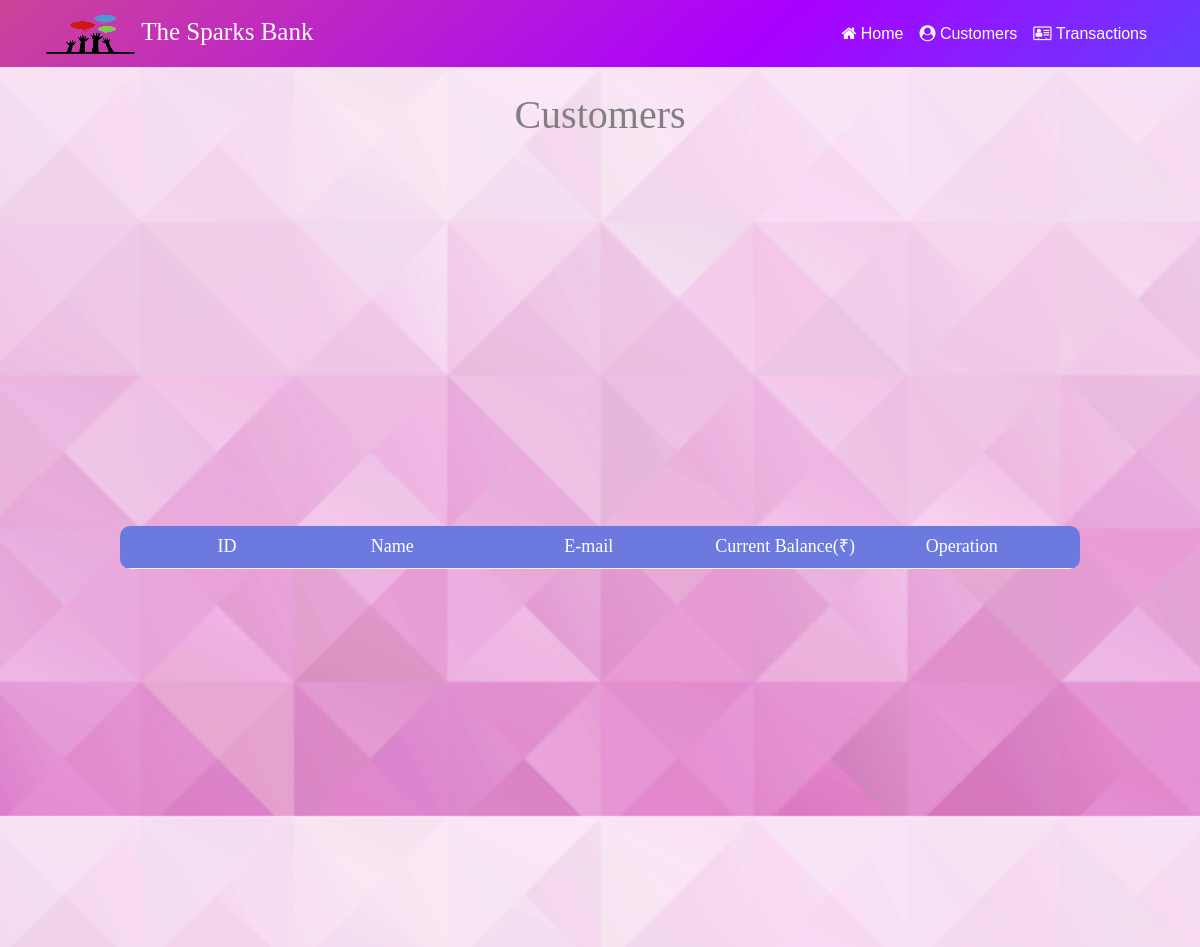
Before: /customers.php with the older database file.
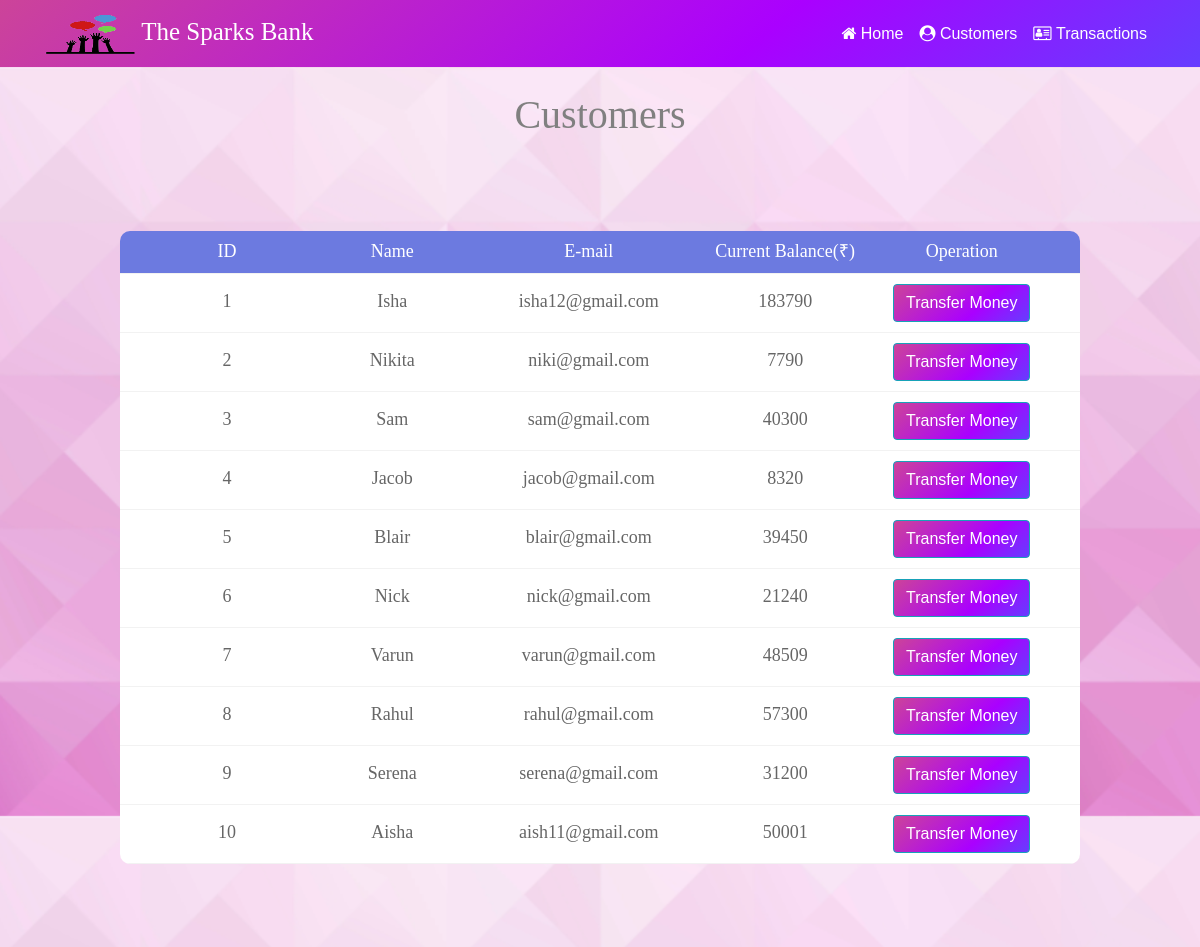
After: the same page with the newer database file.
### tables this page shows
CREATE TABLE `customers` (
  `ID` int(3) NOT NULL,
  `Name` text NOT NULL,
  `Email` varchar(30) NOT NULL,
  `Balance` int(8) NOT NULL
);

### customers.php (the view, shortened to what this page needs)
<!DOCTYPE html>
<html lang="en">
<head>
  <link rel="stylesheet" href="https://maxcdn.bootstrapcdn.com/bootstrap/4.0.0/css/bootstrap.min.css">
   <link rel="stylesheet" href="https://cdnjs.cloudflare.com/ajax/libs/font-awesome/4.7.0/css/font-awesome.min.css">
 <link rel="stylesheet" type="text/css" href="css/table.css">
</head>
<body>
<header class="site-header clearfix">
 <nav class="navbar navbar-expand-lg navbar sticky-top">
  <div class="container">
     <a class="navbar-brand text-white" href="#"><img class="logo" src="img/logo-bg.png">&nbsp;The Sparks Bank</a>
    <div class="collapse navbar-collapse" id="navbarSupportedContent">
      <ul class="navbar-nav ml-auto mb-2 mb-lg-0">
        <li class="nav-item">
          <a class="nav-link active text-white" aria-current="page" href="index.php"><i class="fa fa-home" aria-hidden="true"></i>&nbsp;Home</a>
        </li>
        <li class="nav-item">
          <a class="nav-link active text-white" aria-current="page" href="customers.php"><i class="fa fa-user-circle" aria-hidden="true"></i>&nbsp;Customers</a>
        </li>
        <li class="nav-item">
          <a class="nav-link active text-white" aria-current="page" href="transaction.php"><i class="fa fa-address-card-o" aria-hidden="true"></i>&nbsp;Transactions</a>
        </li>
       </ul>
  </div>
  </div>
</nav>
</header>
<div class="bg">
    <h1 class="text-center pt-4" style="color:grey;font-family: cursive;font-weight:lighter;">Customers</h1>
 <div class="limiter">
        <div class="container-table100">
    <?php
include 'config.php';
$query = "SELECT * FROM customers ";
$result = mysqli_query($conn,$query);
?>
            <div class="wrap-table100">
                    <div class="table">
                        <div class="row header">
                            <div class="cell">
                                ID
                            </div>
                            <div class="cell">
                                Name
                            </div>
                            <div class="cell">
                                E-mail
                            </div>
                            <div class="cell">
                                Current Balance(&#8377)
                            </div>
              <div class="cell">
                            Operation
                            </div>
                        </div>
            <?php
                    while($rows=mysqli_fetch_assoc($result)){
?>
                <div class="row">
                            <div class="cell" data-title="ID">
                            <?php echo $rows['ID'] ?>
                            </div>
                            <div class="cell" data-title="Name">
              <?php echo $rows['Name'] ?>
                            </div>
                            <div class="cell" data-title="E-mail">
              <?php echo $rows['Email'] ?>
                            </div>
                            <div class="cell" data-title="Current Balance(&#8377)">
              <?php echo $rows['Balance'] ?>
                            </div>
              <div class="cell" data-title="Operation">
                            <a href="custinfo.php?ID= <?php echo $rows['ID'] ;?>"> <button style="background-color: #663dff;
background-image: linear-gradient(319deg, #663dff 0%, #aa00ff 37%, #cc4499 100%);" type="button" class="btn btn-info">Transfer Money</button></a>
                            </div>
                        </div>
            <?php
                    }
                ?>
                        </div>
                    </div>
            </div>
        </div>
    </div>
</body>
</body>
</html>

### css/table.css (style rules this page uses)
* { padding: 0; margin: 0; box-sizing: border-box; font-family: sans-serif; }
body { margin:0; padding:0; font-family: 'Anton', sans-serif; font-family: 'Pacifico', cursive; min-height: 100vh; }
* { margin: 0px; padding: 0px; box-sizing: border-box; }
body, html { height: 100%; font-family: sans-serif; }
.limiter { width: 100%; margin: 0 auto; }
.container-table100 { width: 100%; min-height: 100vh; display: flex; align-items: center; justify-content: center; flex-wrap: wrap; padding: 33px 30px; }
.wrap-table100 { width: 960px; border-radius: 10px; overflow: hidden; }
.table { width: 100%; display: table; margin: 0; }
.row { display: table-row; background: #fff; }
.row.header { color: #ffffff; background: #6c7ae0; }
.cell { display: table-cell; }
.row .cell { font-family: Poppins-Regular; font-size: 18px; color: #666666; line-height: 1.2; text-align: center; padding-top: 10px; padding-bottom: 10px; border-bottom: 1px solid #f2f2f2; }
.row.header .cell { font-family: Poppins-Regular; font-size: 18px; color: #fff; line-height: 1.2; text-align: center; padding-top: 10px; padding-bottom: 10px; }
.row .cell:nth-child(1) { width: 170px; padding-left: 40px; align-items: center; }
.row .cell:nth-child(2) { width: 192px; text-align: center; }
.row .cell:nth-child(3) { width: 192px; text-align: center; }
.row .cell:nth-child(4) { width: 192px; align-items: center; }
.row .cell:nth-child(5) { width: 192px; padding-right: 40px; align-items: center; }
.table, .row { width: 100% ; }

### customers.php (style rules this page uses)
.site-header { background-color: #663dff; background-image: linear-gradient(319deg, #663dff 0%, #aa00ff 37%, #cc4499 100%); }
.bg { background-image: url("img/bg.png"); background-size: contain; }
.logo { width:90px; height:40px; }
.navbar-brand { font-family: cursive; font-size: 25px; padding-left: 0px; }
button { transition: 1.5s; }

Changed rows visible on the page:
added customers: ID "1", Name "Isha", Email "isha12@gmail.com", Balance "183790"
added customers: ID "2", Name "Nikita", Email "niki@gmail.com", Balance "7790"
added customers: ID "3", Name "Sam", Email "sam@gmail.com", Balance "40300"
added customers: ID "4", Name "Jacob", Email "jacob@gmail.com", Balance "8320"
added customers: ID "5", Name "Blair", Email "blair@gmail.com", Balance "39450"
added customers: ID "6", Name "Nick", Email "nick@gmail.com", Balance "21240"
added customers: ID "7", Name "Varun", Email "varun@gmail.com", Balance "48509"
added customers: ID "8", Name "Rahul", Email "rahul@gmail.com", Balance "57300"
added customers: ID "9", Name "Serena", Email "serena@gmail.com", Balance "31200"
added customers: ID "10", Name "Aisha", Email "aish11@gmail.com", Balance "50001"
